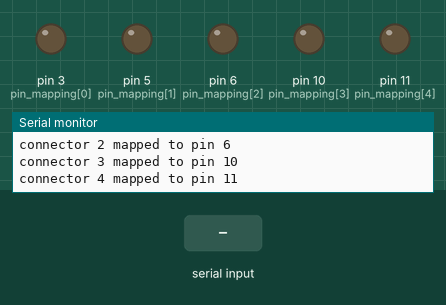
Simulated run of this sketch. Board: Arduino Uno, built with avr-gcc and run on an emulated ATmega328P. Shown: output pins drawn as LEDs (lit = HIGH), the last lines printed to the serial monitor. The test bench sets the inputs (shaded band).

Above: at 1.2 s.
1.3 s: "90,45\n" received over Serial
2.8 s: "+" received over Serial
At 3.1 s:
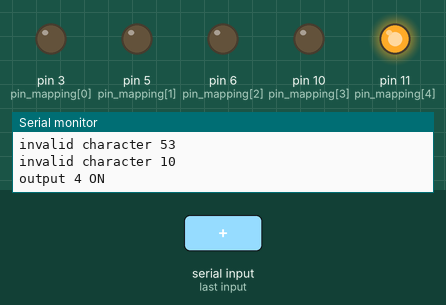
4.3 s: "-" received over Serial
At 5.4 s:
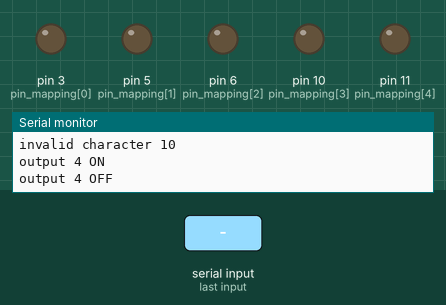
Timing chart, 0 to 7.3 s (numbered marks = the images above; inputs shaded):
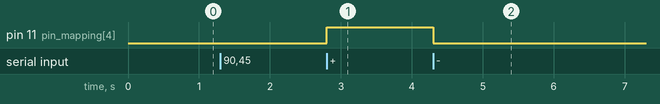

The sketch:

gpio_serial.ino
```cpp
#define ARRAY_SIZE(x) (sizeof(x)/sizeof(x[0]))
int pin_mapping[] = { 3, 5, 6, 10, 11 };
int n_pins = ARRAY_SIZE(pin_mapping);
int selected = -1;

void setup() {
  Serial.begin(9600);
  Serial.println("hi");
  for (size_t i = 0; i < n_pins; i++) {
    Serial.print("connector ");
    Serial.print(i);
    Serial.print(" mapped to pin ");
    Serial.println(pin_mapping[i]);
    pinMode(pin_mapping[i], OUTPUT);
  }
}

void loop() {
  if (Serial.available() > 0) {
    int c = Serial.read();

    if (c >= '0' && c <= '0' + n_pins - 1) {
      selected = (c - '0');
    } else if (c == '+') {
      if (selected != -1) {
        Serial.print("output ");
        Serial.print(selected);
        Serial.println(" ON");
        digitalWrite(pin_mapping[selected], HIGH);
      }
    } else if (c == '-') {
      if (selected != -1) {
        Serial.print("output ");
        Serial.print(selected);
        Serial.println(" OFF");
        digitalWrite(pin_mapping[selected], LOW);
      }
    } else {
      Serial.print("invalid character ");
      Serial.println(c);
    }
  }
}
```

Measured:
- after the input at 2.8 s, pin 11 (pin_mapping[4]): LOW → HIGH at once
- after the input at 4.3 s, pin 11 (pin_mapping[4]): HIGH → LOW at once
